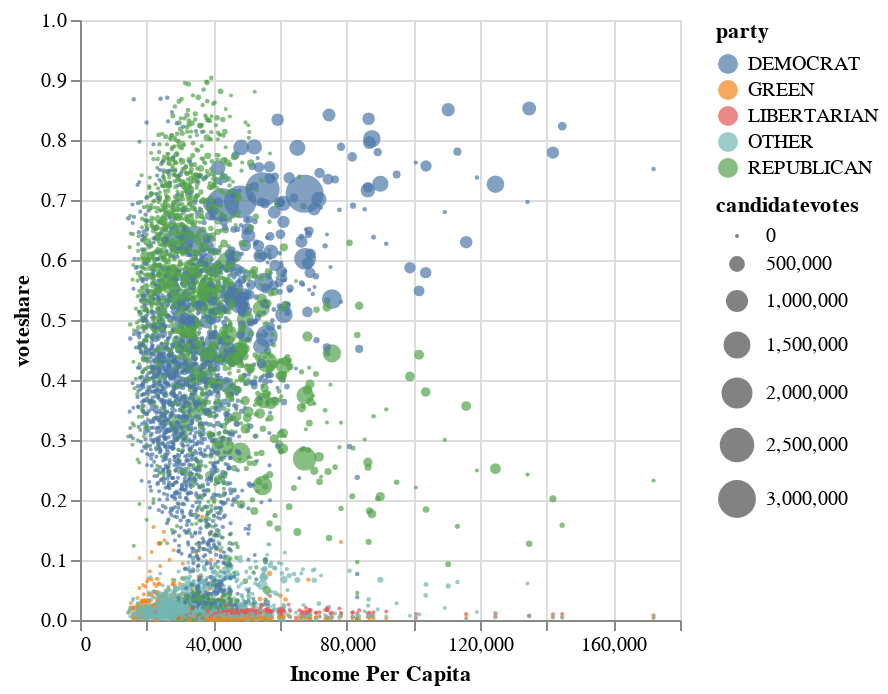

Notebook source saved alongside this figure:
### Code cell
alt.data_transformers.disable_max_rows()

graph = alt.Chart(comb).mark_point(size=50,filled=True).encode(
    alt.X('Value:Q').title(['Income Per Capita']),#.sort(['Jan']),
    alt.Y('voteshare:Q').title(['voteshare']),
    alt.Tooltip('GeoName'),
    alt.Size('candidatevotes'),
    alt.Color('party')
)
graph

### Figure 1 — Vega-Lite specification as saved in the notebook (floating-point values rounded to 4 significant figures; data arrays with more than 128 entries replaced by an {"elided": "..."} marker saying what was removed)
{"config": {"view": {"continuousWidth": 300, "continuousHeight": 300}}, "data": {"name": "data-f32c12491cf95a661f399cf9202407da"}, "mark": {"type": "point", "filled": true, "size": 50}, "encoding": {"color": {"field": "party", "type": "nominal"}, "size": {"field": "candidatevotes", "type": "quantitative"}, "tooltip": {"field": "GeoName", "type": "nominal"}, "x": {"field": "Value", "title": ["Income Per Capita"], "type": "quantitative"}, "y": {"field": "voteshare", "title": ["voteshare"], "type": "quantitative"}}, "$schema": "https://vega.github.io/schema/vega-lite/v5.17.0.json", "datasets": {"data-f32c12491cf95a661f399cf9202407da": {"elided": "7248 records"}}}
